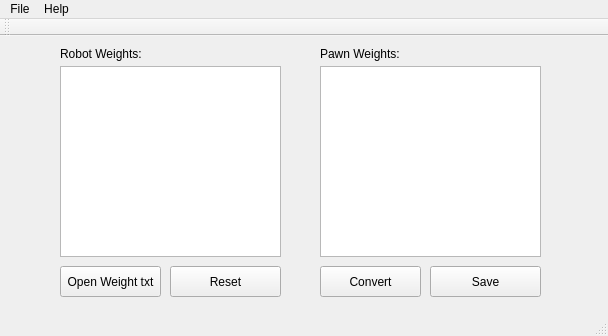
<?xml version="1.0" encoding="UTF-8"?>
<ui version="4.0">
 <class>MainWindow</class>
 <widget class="QMainWindow" name="MainWindow">
  <property name="geometry">
   <rect>
    <x>0</x>
    <y>0</y>
    <width>608</width>
    <height>336</height>
   </rect>
  </property>
  <property name="windowTitle">
   <string>Mr.Robot2Pawn</string>
  </property>
  <widget class="QWidget" name="centralWidget">
   <widget class="QPlainTextEdit" name="robotWeightText">
    <property name="geometry">
     <rect>
      <x>60</x>
      <y>30</y>
      <width>221</width>
      <height>191</height>
     </rect>
    </property>
   </widget>
   <widget class="QPlainTextEdit" name="pawnWeightText">
    <property name="geometry">
     <rect>
      <x>320</x>
      <y>30</y>
      <width>221</width>
      <height>191</height>
     </rect>
    </property>
    <property name="readOnly">
     <bool>true</bool>
    </property>
   </widget>
   <widget class="QPushButton" name="openRobotWeightsMain">
    <property name="geometry">
     <rect>
      <x>60</x>
      <y>230</y>
      <width>101</width>
      <height>31</height>
     </rect>
    </property>
    <property name="text">
     <string>Open Weight txt</string>
    </property>
   </widget>
   <widget class="QPushButton" name="robotResetField">
    <property name="geometry">
     <rect>
      <x>170</x>
      <y>230</y>
      <width>111</width>
      <height>31</height>
     </rect>
    </property>
    <property name="text">
     <string>Reset</string>
    </property>
   </widget>
   <widget class="QPushButton" name="saveWeights">
    <property name="geometry">
     <rect>
      <x>430</x>
      <y>230</y>
      <width>111</width>
      <height>31</height>
     </rect>
    </property>
    <property name="text">
     <string>Save</string>
    </property>
   </widget>
   <widget class="QPushButton" name="convertButton">
    <property name="geometry">
     <rect>
      <x>320</x>
      <y>230</y>
      <width>101</width>
      <height>31</height>
     </rect>
    </property>
    <property name="text">
     <string>Convert</string>
    </property>
   </widget>
   <widget class="QLabel" name="robotLabel">
    <property name="geometry">
     <rect>
      <x>60</x>
      <y>10</y>
      <width>91</width>
      <height>16</height>
     </rect>
    </property>
    <property name="text">
     <string>Robot Weights:</string>
    </property>
   </widget>
   <widget class="QLabel" name="pawnLabel">
    <property name="geometry">
     <rect>
      <x>320</x>
      <y>10</y>
      <width>81</width>
      <height>16</height>
     </rect>
    </property>
    <property name="text">
     <string>Pawn Weights:</string>
    </property>
   </widget>
  </widget>
  <widget class="QMenuBar" name="menuBar">
   <property name="geometry">
    <rect>
     <x>0</x>
     <y>0</y>
     <width>608</width>
     <height>21</height>
    </rect>
   </property>
   <widget class="QMenu" name="menuFile">
    <property name="title">
     <string>File</string>
    </property>
    <addaction name="actionOpen"/>
    <addaction name="actionSave"/>
    <addaction name="actionExit"/>
   </widget>
   <widget class="QMenu" name="menuHelp">
    <property name="title">
     <string>Help</string>
    </property>
    <addaction name="actionUsage"/>
    <addaction name="actionAbout"/>
   </widget>
   <addaction name="menuFile"/>
   <addaction name="menuHelp"/>
  </widget>
  <widget class="QToolBar" name="mainToolBar">
   <attribute name="toolBarArea">
    <enum>TopToolBarArea</enum>
   </attribute>
   <attribute name="toolBarBreak">
    <bool>false</bool>
   </attribute>
  </widget>
  <widget class="QStatusBar" name="statusBar"/>
  <action name="actionOpen">
   <property name="text">
    <string>Open</string>
   </property>
  </action>
  <action name="actionSave">
   <property name="text">
    <string>Save</string>
   </property>
  </action>
  <action name="actionExit">
   <property name="text">
    <string>Exit</string>
   </property>
  </action>
  <action name="actionUsage">
   <property name="text">
    <string>Usage</string>
   </property>
  </action>
  <action name="actionAbout">
   <property name="text">
    <string>About</string>
   </property>
  </action>
 </widget>
 <layoutdefault spacing="6" margin="11"/>
 <resources/>
 <connections>
  <connection>
   <sender>robotResetField</sender>
   <signal>clicked()</signal>
   <receiver>robotWeightText</receiver>
   <slot>clear()</slot>
   <hints>
    <hint type="sourcelabel">
     <x>203</x>
     <y>270</y>
    </hint>
    <hint type="destinationlabel">
     <x>201</x>
     <y>212</y>
    </hint>
   </hints>
  </connection>
  <connection>
   <sender>robotResetField</sender>
   <signal>clicked()</signal>
   <receiver>pawnWeightText</receiver>
   <slot>clear()</slot>
   <hints>
    <hint type="sourcelabel">
     <x>244</x>
     <y>286</y>
    </hint>
    <hint type="destinationlabel">
     <x>332</x>
     <y>179</y>
    </hint>
   </hints>
  </connection>
 </connections>
</ui>
